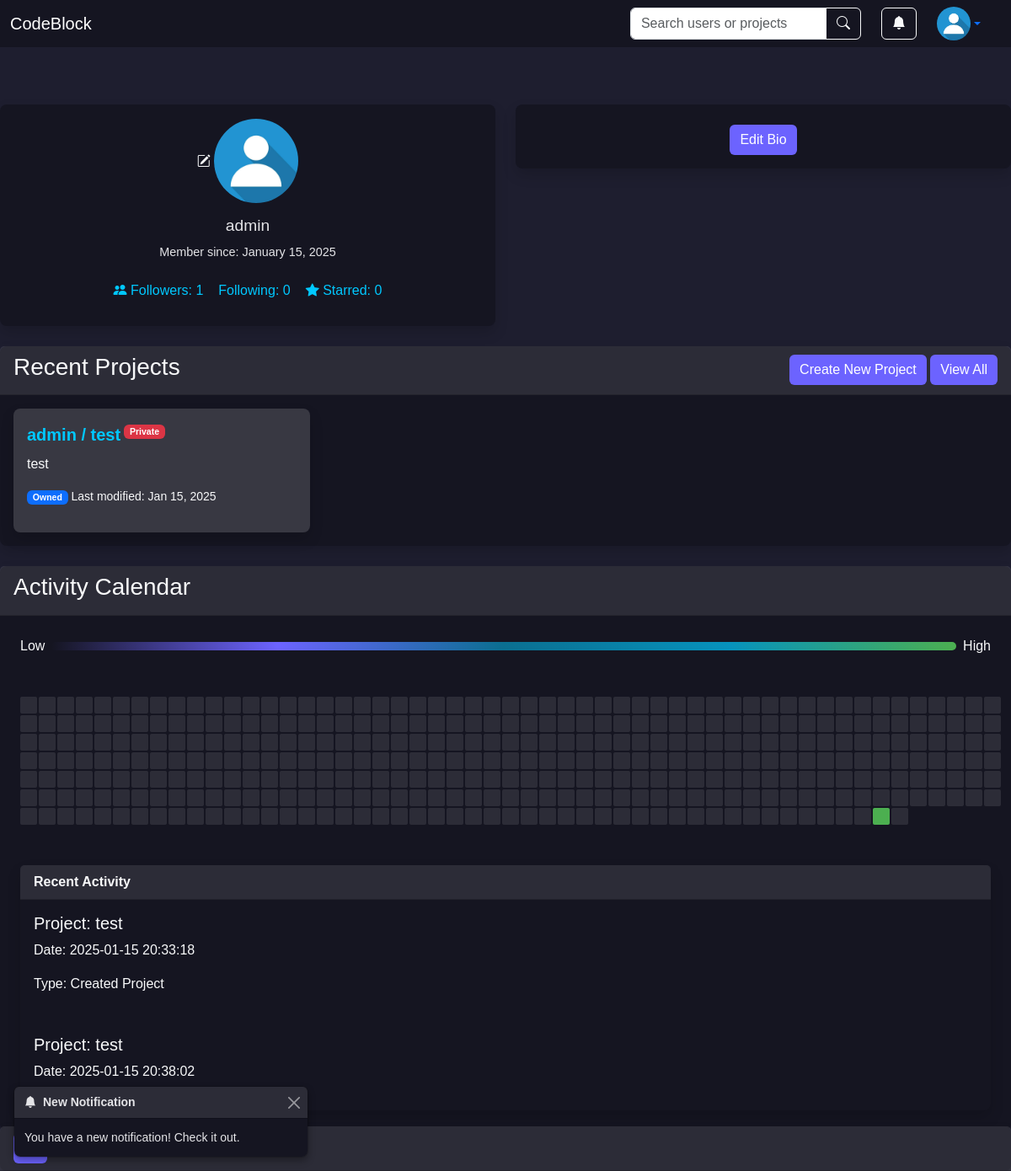
/profile/admin/ (signed in), run on the app's committed database.
### user/models.py (models this page shows, shortened)
class CustomUser(AbstractUser):
    profile_picture = models.ImageField(upload_to='profile_pictures/', null=True, blank=True)
    following = models.ManyToManyField('self', symmetrical=False, related_name='followers', blank=True)
    bio = models.TextField(null=True, blank=True)
    activity_log = models.JSONField(default=dict, blank=True)
    project_dir = models.CharField(max_length=512, null=True, blank=True)
    default_mem_limit = models.CharField(max_length=10, default='512m',
                                         help_text="Default memory limit for Docker containers.")
    default_memswap_limit = models.CharField(max_length=10, default='1g',
                                             help_text="Memory + swap limit for Docker containers.")
    default_cpus = models.DecimalField(max_digits=3, decimal_places=2, default=0.5,
                                       help_text="Number of CPUs allocated for Docker containers.")
    default_cpu_shares = models.PositiveIntegerField(default=512,
                                                     help_text="Relative CPU weight for Docker containers.")
    def is_following(self, user):
        return self.following.filter(id=user.id).exists()

### project/models.py (models this page shows, shortened)
class Project(models.Model):
    THEME_CHOICES = [
        ('default', 'Light Mode'),
        ('eclipse', 'Eclipse'),
        ('material', 'Material'),
        ('cobalt', 'Cobalt'),
        ('monokai', 'Monokai'),
        ('dracula', 'Dracula'),
    ]
    SYNTAX_CHOICES = [
        ('auto', 'Auto Detect'),
        ('plain', 'Plain Text'),
        ('python', 'Python'),
        ('javascript', 'JavaScript'),
        ('html', 'HTML'),
        ('css', 'CSS'),
        ('java', 'Java'),
        ('c', 'C'),
        ('cpp', 'C++'),
        ('php', 'PHP'),
        ('ruby', 'Ruby'),
        ('swift', 'Swift'),
        ('go', 'Go'),
        ('rust', 'Rust'),
        ('typescript', 'TypeScript'),
    ]
    user = models.ForeignKey(settings.AUTH_USER_MODEL, on_delete=models.CASCADE)
    project_name = models.CharField(max_length=100)
    project_path = models.CharField(max_length=100)
    project_description = TextField(blank=True, null=True)
    selected_theme = models.CharField(max_length=20, choices=THEME_CHOICES, default='default')
    selected_syntax = models.CharField(max_length=20, choices=SYNTAX_CHOICES, default='auto')
    is_public = models.BooleanField(default=False)
    likes = models.PositiveIntegerField(default=0)
    liked_by = models.ManyToManyField(settings.AUTH_USER_MODEL, related_name='liked_projects', blank=True)
    modified_at = models.DateTimeField(auto_now=True)
    created_at = models.DateTimeField(auto_now_add=True)
    collaborators = models.ManyToManyField(settings.AUTH_USER_MODEL, related_name='collaborating_projects', blank=True)

### profile/views.py (the view, shortened to what this page needs)
# urls.py: path("profile/<str:username>/", ProfileView.as_view(), name="profile"),
class ProfileView(TemplateView):
    template_name = "profile.html"
    def get(self, request, *args, **kwargs):
        username = self.kwargs.get("username")
        if username:
            user_profile = get_object_or_404(CustomUser, username=username)
            owned_projects = Project.objects.filter(user=user_profile)
            collaborating_projects = user_profile.collaborating_projects.all()
        else:
            user_profile = request.user
            owned_projects = Project.objects.filter(user=request.user)
            collaborating_projects = request.user.collaborating_projects.all()
        user_projects = owned_projects | collaborating_projects
        if isinstance(request.user, AnonymousUser):
            user_projects = user_projects.filter(is_public=True)
            is_following = False
            following_users = []
            followers_users = []
            chat_rooms = []
            unread_notifications = None
        else:
            if user_profile != request.user:
                user_projects = user_projects.filter(
                    models.Q(is_public=True) | models.Q(collaborators=request.user)
                )
            is_following = request.user.is_following(user_profile)
            following_users = request.user.following.all()
            followers_users = request.user.followers.all()
            chat_rooms = ChatRoom.objects.filter(participants=request.user)
            unread_notifications = Notification.objects.filter(user=request.user, is_read=False)
        user_projects = user_projects.distinct().order_by('-modified_at')
        activity_days, recent_activity = user_activity(user_projects, user_profile)
        context = {
            'user_profile': user_profile,
            'user_projects': user_projects,
            'activity_days': activity_days,
            'recent_activity': recent_activity,
            'is_own_profile': user_profile == request.user,
            'is_following': is_following,
            'recent_chats': chat_rooms,
            'all_users': list(set(following_users) | set(followers_users)),
            'all_messages': Message.objects.filter(room__in=chat_rooms).order_by('timestamp'),
            'unread_notifications': unread_notifications
        }
        return self.render_to_response(context)

### profile/templates/profile.html (shortened to what this page needs)
{% extends 'base.html' %}
{% block extra_head %}
{% load static %}
<link rel="stylesheet" type="text/css" href="{% static 'profile.css' %}">
{% endblock %}
{% block content %}
<div class="row mb-4">
    <div class="col-md-6">
        <div class="card profile-info shadow border-0">
            <div class="card-body text-center">
                {% if user.is_authenticated %}
                {% if is_own_profile %}
                <button type="button" class="btn text-light p-0" data-bs-toggle="modal"
                        data-bs-target="#editProfileModal">
                    <i class="bi bi-pencil-square"></i>
                    <img src="{{ user.profile_picture.url }}" alt="Profile" class="profile-image mb-1">
                </button>
                {% endif %}
                {% else %}
                <a href="{% url 'login' %}" class="btn text-light p-0">
                    <i class="bi bi-person-circle"></i>
                    <img src="{{ user_profile.profile_picture.url }}" alt="Profile" class="profile-image mb-1">
                </a>
                {% endif %}
                <h5>{{ user_profile.username }}</h5>
                <p>Member since: {{ user_profile.date_joined|date:"F j, Y" }}</p>
                <div class="follow-info mt-2 d-flex justify-content-center align-items-center">
                    <p>
                        <button type="button" class="btn follow-info p-2" data-bs-toggle="modal"
                                data-bs-target="#followersModal">
                            <i class="bi bi-people-fill"></i>
                            Followers: {{ user_profile.followers.count }}
                        </button>
                    </p>
                    <p>
                        <button type="button" class="btn follow-info p-2" data-bs-toggle="modal"
                                data-bs-target="#followingModal">
                            Following: {{ user_profile.following.count }}
                        </button>
                    </p>
                    <p>
                        <button type="button" class="btn follow-info p-2" data-bs-toggle="modal"
                                data-bs-target="#likedProjectsModal">
                            <i class="bi bi-star-fill"></i>
                            Starred: {{ user_profile.liked_projects.count }}
                        </button>
                    </p>
                </div>
            </div>
        </div>
    </div>
    <div class="col-md-6">
        {% if is_own_profile %}
        <div class="card user-bio shadow border-0">
            <div class="card-body">
                <button type="button" class="btn btn-secondary mt-2" data-bs-toggle="modal"
                        data-bs-target="#editBioModal">
                    Edit Bio
                </button>
            </div>
        </div>
        {% elif user_profile.bio %}
        <div class="card user-bio p-4 shadow-lg border-0">
            <div class="card-body">
                <p>{{ user_profile.bio }}</p>
            </div>
        </div>
        {% endif %}
    </div>
</div>
<div class="mb-4">
    <div class="card shadow border-0">
        <div class="card-header text-light d-flex justify-content-between align-items-center">
            <h3 class="text-light">Recent Projects</h3>
            <div>
                {% if is_own_profile %}
                <button class="btn btn-secondary" data-bs-toggle="modal" data-bs-target="#CreateProjectModal">
                    Create New Project
                </button>
                {% endif %}
                <button class="btn btn-secondary" data-bs-toggle="modal" data-bs-target="#allProjectsModal">
                    View All
                </button>
            </div>
        </div>
        <div class="row g-4">
            {% for project in user_projects|slice:":3" %}
            <div class="col-md-4">
                <div class="card p-3 m-3 shadow" style="background-color: rgba(255, 255, 255, 0.15);">
                    <div class="d-flex flex-wrap justify-content-start">
                        <a href="{% url 'project' username=project.user.username project_id=project.id %}"
                           class="card-title">
                            {{ project.user.username }} / {{ project.project_name }}
                        </a>
                        <p class="text-light small ms-1">
                            {% if project.is_public %}
                            <span class="badge bg-primary">Public</span>
                            {% else %}
                            <span class="badge bg-danger">Private</span>
                            {% endif %}
                        </p>
                    </div>
                    <p class="card-text text-light">{{ project.project_description }}</p>
                    <p class="text-light small">
                        {% if project.user == user_profile %}
                        <span class="badge bg-primary">Owned</span>
                        {% else %}
                        <span class="badge bg-secondary">Collaboration</span>
                        {% endif %}
                        Last modified: {{ project.modified_at|date:"M d, Y" }}
                    </p>
                </div>
            </div>
            {% empty %}
            <p class="text-light p-3 m-3">No recent projects or collaborations available.</p>
            {% endfor %}
        </div>
    </div>
</div>
<div class="mb-5">
    <div class="card shadow border-0">
        <div class="card-header text-light">
            <h3 class="mb-2 text-light">Activity Calendar</h3>
        </div>
        <div class="activity-legend m-4 d-flex align-items-center">
            <span class="text-light me-2">Low</span>
            <div class="legend-bar"
                 style="flex: 1; height: 10px; background: linear-gradient(to right, var(--bg-darker), var(--btn-secondary), rgba(0, 200, 255, 0.5), rgba(0, 200, 255, 0.7), var(--btn-primary)); border-radius: 5px;"></div>
            <span class="text-light ms-2">High</span>
        </div>
        <div class="activity-calendar m-4">
            {% for day in activity_days %}
            <div class="day" title="{{ day.date }}: {{ day.count }} activities"
                 data-count="{{ day.count }}" data-day="{{ day.date }}">
            </div>
            {% endfor %}
        </div>
        <div class="card m-4 shadow border-0">
            <div class="card-header text-light">
                Recent Activity
            </div>
            <div id="recent-activity-list" style="max-height: 250px; overflow-y: auto; padding-right: 10px;">
                {% for activity in recent_activity %}
                <div class="activity-item p-3 rounded">
                    <h5 class="text-light"> Project: {{ activity.project_name }}</h5>
                    <p class="text-light">Date: {{ activity.date_time }}</p>
                    <p class="text-light">Type: {{ activity.action }}</p>
                </div>
                {% endfor %}
            </div>
        </div>
    </div>
</div>
{% endblock %}

### home/templates/base.html (shortened to what this page needs)
<!DOCTYPE html>
<html lang="en">
<head>
    <link href="https://cdn.jsdelivr.net/npm/bootstrap@5.3.2/dist/css/bootstrap.min.css" rel="stylesheet">
    <link href="https://cdn.jsdelivr.net/npm/bootstrap-icons/font/bootstrap-icons.css" rel="stylesheet">
    {% load static %}
    <link rel="stylesheet" type="text/css" href="{% static 'base.css' %}">
    <link rel="stylesheet" type="text/css" href="{% static 'base.js' %}">
    {% block extra_head %}{% endblock %}
</head>
<body>
<nav class="navbar fixed-top navbar-expand-lg navbar-dark">
    <div class="container-fluid">
        <a class="navbar-brand" href="{% url 'home' %}">
            CodeBlock
        </a>
        <div class="collapse navbar-collapse" id="navbarContent">
            <div class="ms-auto">
                <form class="d-flex me-4" action="{% url 'search' %}" method="get">
                    <div class="input-group">
                        <input class="form-control" type="search" name="query" placeholder="Search users or projects"
                               aria-label="Search">
                        <button class="btn btn-outline-light" type="submit">
                            <i class="bi bi-search"></i>
                        </button>
                    </div>
                </form>
            </div>
            {% if user.is_authenticated %}
            <div class="dropdown me-4">
                <button class="btn btn-outline-light" id="notificationsDropdown" data-bs-toggle="modal"
                        data-bs-target="#notificationsModal">
                    <i class="bi bi-bell-fill"></i>
                </button>
            </div>
            {% endif %}
            <div class="dropdown me-4">
                {% if user.is_authenticated %}
                <a href="{% url 'profile' username=user.username %}"
                   class="d-flex align-items-center dropdown-toggle" id="userDropdown" data-bs-toggle="dropdown"
                   aria-expanded="false">
                    <img src="{{ user.profile_picture.url }}" alt="Profile Picture" width="40" height="40"
                         class="rounded-circle">
                </a>
                {% else %}
                <a href="{% url 'login' %}" class="btn btn-outline-light me-2">Sign In</a>
                <a href="{% url 'register' %}" class="btn btn-light">Sign Up</a>
                {% endif %}
            </div>
        </div>
    </div>
</nav>
<div class="toast-container position-fixed bottom-0 start-0 p-3">
    <div id="newNotificationToast" class="toast" role="alert" aria-live="assertive" aria-atomic="true">
        <div class="toast-header">
            <i class="bi bi-bell-fill me-2"></i>
            <strong class="me-auto">New Notification</strong>
            <button type="button" class="btn-close btn-close-white" data-bs-dismiss="toast" aria-label="Close"></button>
        </div>
        <div class="toast-body">
            You have a new notification! Check it out.
        </div>
    </div>
</div>
<main class="main-content pt-5">
    {% block content %}{% endblock %}
</main>
{% if user.is_authenticated %}
<div class="chat-box">
    <div class="card">
        <div class='card-header'>
            <button class="btn btn-secondary" type="button" data-bs-toggle="collapse"
                    data-bs-target="#chatCardCollapse, #mainChatCard" id="toggleButton">
            </button>
        </div>
    </div>
</div>
{% endif %}
</body>
</html>

### data on the page
CustomUser: profile_picture (placeholder picture), username "admin", date_joined "January 15, 2025", followers.count "1", following.count "0", liked_projects.count "0"
Project: user.username "admin", project_name "test", is_public "Private", project_description "test", shows "Owned", modified_at "Jan 15, 2025", date_time "2025-01-15 20:33:18", action "Created Project"

### other printed values
{{ activity.project_name }} "test"
{{ activity.date_time }} "2025-01-15 20:38:02"
